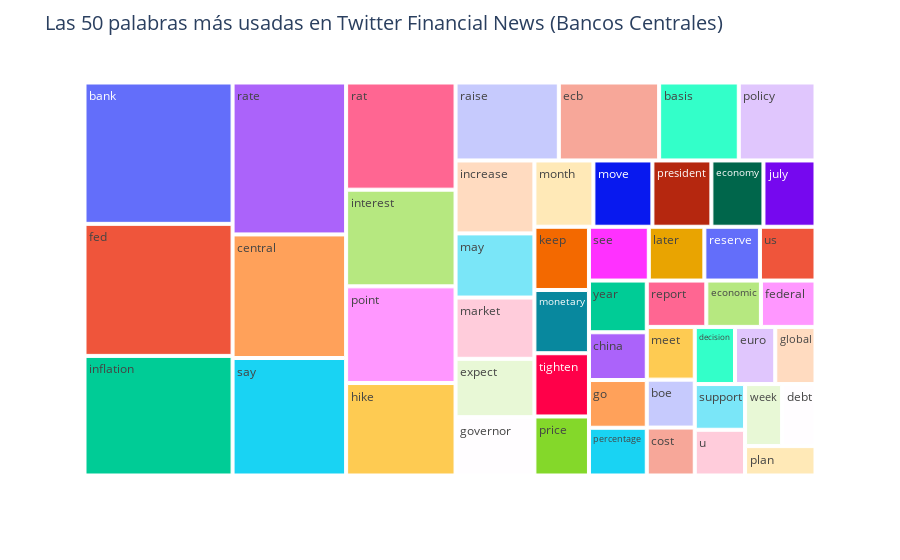

This figure's notebook cell:
### Code cell
#50 palabras mas comunes en noticias sobre los bancos centrales


finance_sample_cb = finance_sample[finance_sample['label']==1]

freq_words_cb = finance_sample_cb['final'].str.split(expand=True).stack().value_counts()
freq_words_top50_cb = freq_words_cb[:50]


fig = px.treemap(freq_words_top50_cb, path=[freq_words_top50_cb.index], values=freq_words_top50_cb.values)
fig.update_layout(title_text='Las 50 palabras más usadas en Twitter Financial News (Bancos Centrales)', title_font=dict(size=20))
fig.show()

### Figure 1 — Plotly figure (JSON) as saved in the notebook; plotly's stock layout.template omitted (floating-point values rounded to 4 significant figures)
{"data": [{"branchvalues": "total", "domain": {"x": [0, 1], "y": [0, 1]}, "hovertemplate": "labels=%{label}<br>value=%{value}<br>parent=%{parent}<br>id=%{id}<extra></extra>", "ids": ["bank", "basis", "boe", "central", "china", "cost", "debt", "decision", "ecb", "economic", "economy", "euro", "expect", "fed", "federal", "global", "go", "governor", "hike", "increase", "inflation", "interest", "july", "keep", "later", "market", "may", "meet", "monetary", "month", "move", "percentage", "plan", "point", "policy", "president", "price", "raise", "rat", "rate", "report", "reserve", "say", "see", "support", "tighten", "u", "us", "week", "year"], "labels": ["bank", "basis", "boe", "central", "china", "cost", "debt", "decision", "ecb", "economic", "economy", "euro", "expect", "fed", "federal", "global", "go", "governor", "hike", "increase", "inflation", "interest", "july", "keep", "later", "market", "may", "meet", "monetary", "month", "move", "percentage", "plan", "point", "policy", "president", "price", "raise", "rat", "rate", "report", "reserve", "say", "see", "support", "tighten", "u", "us", "week", "year"], "name": "", "parents": ["", "", "", "", "", "", "", "", "", "", "", "", "", "", "", "", "", "", "", "", "", "", "", "", "", "", "", "", "", "", "", "", "", "", "", "", "", "", "", "", "", "", "", "", "", "", "", "", "", ""], "type": "treemap", "values": [91, 27, 10, 61, 12, 10, 9, 10, 34, 11, 15, 10, 20, 85, 11, 10, 12, 20, 44, 25, 77, 46, 15, 15, 13, 21, 22, 11, 15, 17, 17, 12, 9, 46, 26, 17, 14, 35, 51, 75, 12, 13, 58, 14, 10, 15, 10, 13, 10, 13]}], "layout": {"legend": {"tracegroupgap": 0}, "margin": {"t": 60}, "title": {"font": {"size": 20}, "text": "Las 50 palabras más usadas en Twitter Financial News (Bancos Centrales)"}}}
